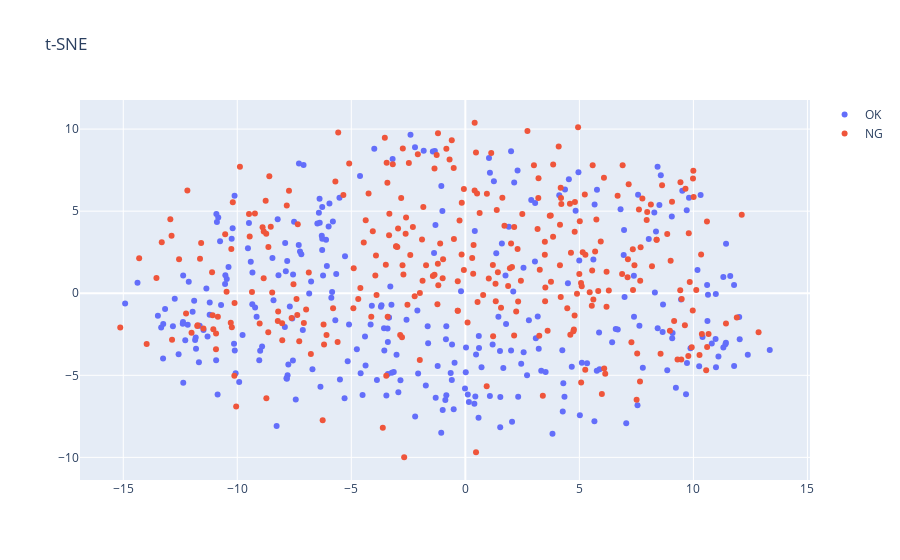

The notebook cell this image was saved under:
### Code cell
# plot
x0, y0 = X_reduced[y==0, 0], X_reduced[y==0, 1]
x1, y1 = X_reduced[y==1, 0], X_reduced[y==1, 1]
trace1 = go.Scatter(x=x0, y=y0, mode='markers', text=text0, hoverinfo='text', name='OK')
trace2 = go.Scatter(x=x1, y=y1, mode='markers', text=text1, hoverinfo='text', name='NG')
data = [trace1, trace2]
layout = go.Layout(hovermode='closest', title='t-SNE')
fig = go.Figure(data=data, layout=layout) 
offline.iplot(fig, show_link=False)

### Figure 1 — Plotly figure (JSON) as saved in the notebook; plotly's stock layout.template omitted (floating-point values rounded to 4 significant figures; data arrays with more than 128 entries replaced by an {"elided": "..."} marker saying what was removed)
{"data": [{"hoverinfo": "text", "mode": "markers", "name": "OK", "text": {"elided": "300 str values"}, "type": "scatter", "x": {"elided": "300 float values"}, "y": {"elided": "300 float values"}}, {"hoverinfo": "text", "mode": "markers", "name": "NG", "text": {"elided": "300 str values"}, "type": "scatter", "x": {"elided": "300 float values"}, "y": {"elided": "300 float values"}}], "layout": {"hovermode": "closest", "title": {"text": "t-SNE"}}}
